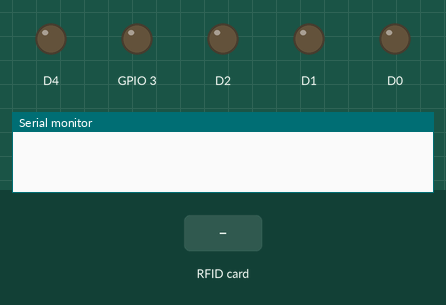
This sketch was run on a simulated ESP8266 (NodeMCU). Shown: output pins drawn as LEDs (lit = HIGH), the last lines printed to the serial monitor. Inputs (shaded band) come from the test bench.

Above: at 0.0 s.
At 1.2 s:
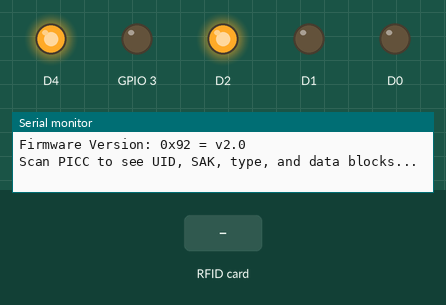
1.3 s: RFID card 5E 7A 19 C4 held to the reader
At 2.3 s:
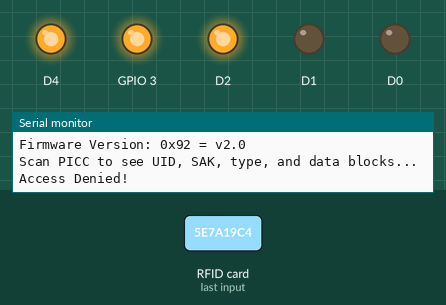
Timing chart, 0 to 5.8 s (numbered marks = the images above; inputs shaded):
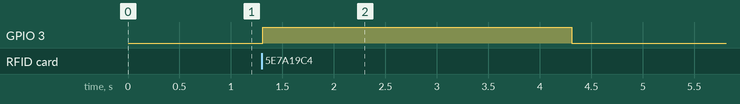

Measured:
- after the input at 1.3 s, GPIO 3: LOW → HIGH at once, → LOW 3.0 s later

The sketch:

RFLockCode.ino
```cpp
#include <SPI.h>
#include <MFRC522.h>

#define RST_PIN         D3          // Configurable, see typical pin layout above
#define SS_PIN          D8         // Configurable, see typical pin layout above

MFRC522 mfrc522(SS_PIN, RST_PIN);  // Create MFRC522 instance

void setup() {
	Serial.begin(9600);		// Initialize serial communications with the PC
	while (!Serial);		// Do nothing if no serial port is opened (added for Arduinos based on ATMEGA32U4)
	SPI.begin();			// Init SPI bus
	mfrc522.PCD_Init();		// Init MFRC522
	delay(4);				// Optional delay. Some board do need more time after init to be ready, see Readme
	mfrc522.PCD_DumpVersionToSerial();	// Show details of PCD - MFRC522 Card Reader details
	Serial.println(F("Scan PICC to see UID, SAK, type, and data blocks..."));
  pinMode (2,OUTPUT);
  pinMode (4,OUTPUT);
  pinMode (5,OUTPUT);
  pinMode (16,OUTPUT);
  pinMode (3,OUTPUT);//
  digitalWrite(4,HIGH); //power dari kunci (putih)
  digitalWrite(2,HIGH);//power source motor (biru)

}

void loop() {
	// Reset the loop if no new card present on the sensor/reader. This saves the entire process when idle.
	if ( ! mfrc522.PICC_IsNewCardPresent()) {
		return;
	}

	// Select one of the cards
	if ( ! mfrc522.PICC_ReadCardSerial()) {
		return;
	}

	// Check if UID matches specified value
	if (mfrc522.uid.uidByte[0] == 0xC3 &&
		mfrc522.uid.uidByte[1] == 0xD5 &&
		mfrc522.uid.uidByte[2] == 0xA6 &&
		mfrc522.uid.uidByte[3] == 0xA6) {
		Serial.println("Access Granted!");

     //kunci
    digitalWrite(5,HIGH);//dari esp32 ke rfid
    digitalWrite(16,HIGH);//oke light
    digitalWrite(3,LOW);//no light
    delay(4000);


	} else {
		Serial.println("Access Denied!");

    digitalWrite(5,LOW);
    digitalWrite(16,LOW); //oke light
    digitalWrite(3,HIGH); //no light
    delay(3000);
	}
    digitalWrite(16,LOW);//lampu oke mati
    digitalWrite(3,LOW);//lampu no mati
    digitalWrite(5,LOW);//dari rfid mati

    delay(1000);
}
```
